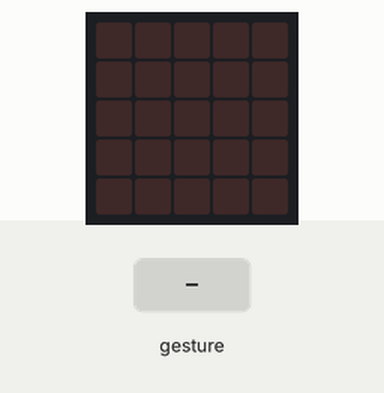
Recording of a program running on a simulated BBC micro:bit (MakeCode). On the bench: the board's 5×5 LED display. The inputs (shaded band) are chosen by the test bench. A tilt is held for 1.5 s and a shake lasts 1 s, then the board lies face up again.

Above: at 1.2 s.
1.3 s: gesture 'shake'
At 1.7 s:
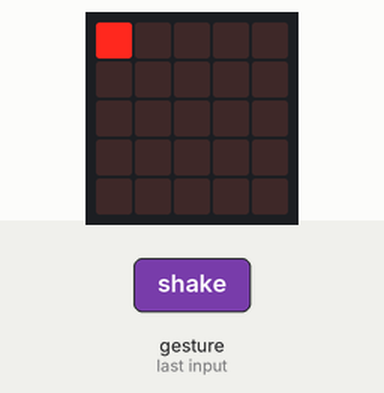
At 8.3 s:
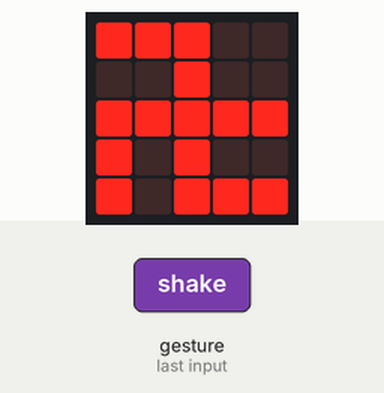
Timing chart, 0 to 9.8 s (numbered marks = the images above; inputs shaded):
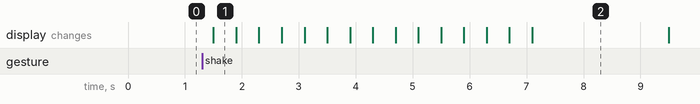

Measured:
- after the input at 1.3 s, the display: changes after 0.20 s (image 1)
- what the display in image 1 shows lasts 0.4 s, from 1.5 s to 1.9 s

The program:

main.ts
```typescript
input.onGesture(Gesture.Shake, function () {
    for (let index = 0; index < 2; index++) {
        basic.showLeds(`
            # . . . .
            . . . . .
            . . . . .
            . . . . .
            . . . . .
            `)
        basic.showLeds(`
            # # . . .
            . . . . .
            . . . . .
            . . . . .
            . . . . .
            `)
        basic.showLeds(`
            # # # . .
            . . . . .
            . . . . .
            . . . . .
            . . . . .
            `)
        basic.showLeds(`
            # # # . .
            . . # . .
            . . . . .
            . . . . .
            . . . . .
            `)
        basic.showLeds(`
            # # # . .
            . . # . .
            . . # . .
            . . . . .
            . . . . .
            `)
        basic.showLeds(`
            # # # . .
            . . # . .
            . . # . .
            . . # . .
            . . . . .
            `)
        basic.showLeds(`
            # # # . .
            . . # . .
            . . # . .
            . . # . .
            . . # . .
            `)
        basic.showLeds(`
            # # # . .
            . . # . .
            . . # . .
            . . # . .
            . . # # .
            `)
        basic.showLeds(`
            # # # . .
            . . # . .
            . . # . .
            . . # . .
            . . # # #
            `)
        basic.showLeds(`
            # # # . .
            . . # . .
            . . # . .
            . . # . .
            # . # # #
            `)
        basic.showLeds(`
            # # # . .
            . . # . .
            . . # . .
            # . # . .
            # . # # #
            `)
        basic.showLeds(`
            # # # . .
            . . # . .
            # . # . .
            # . # . .
            # . # # #
            `)
        basic.showLeds(`
            # # # . .
            . . # . .
            # # # . .
            # . # . .
            # . # # #
            `)
        basic.showLeds(`
            # # # . .
            . . # . .
            # # # # .
            # . # . .
            # . # # #
            `)
        basic.showLeds(`
            # # # . .
            . . # . .
            # # # # #
            # . # . .
            # . # # #
            `)
        basic.pause(2000)
        basic.showLeds(`
            # # # . .
            # . # . .
            # # # # #
            # . # . .
            # . # # #
            `)
        basic.showLeds(`
            # # # . .
            # . # . .
            # # # # #
            # . # . .
            # # # # #
            `)
        basic.showLeds(`
            # # # . .
            # . # . .
            # # # # #
            # . # . #
            # # # # #
            `)
        basic.showLeds(`
            # # # . .
            # . # . #
            # # # # #
            # . # . #
            # # # # #
            `)
        basic.showLeds(`
            # # # . #
            # . # . #
            # # # # #
            # . # . #
            # # # # #
            `)
        basic.showLeds(`
            # # # # #
            # . # . #
            # # # # #
            # . # . #
            # # # # #
            `)
    }
})
```

test.ts
```typescript
// ide kerülnek a tesztek; a rendszer ezt nem kompilálja, ha a csomagot bővítményként használják.
```
